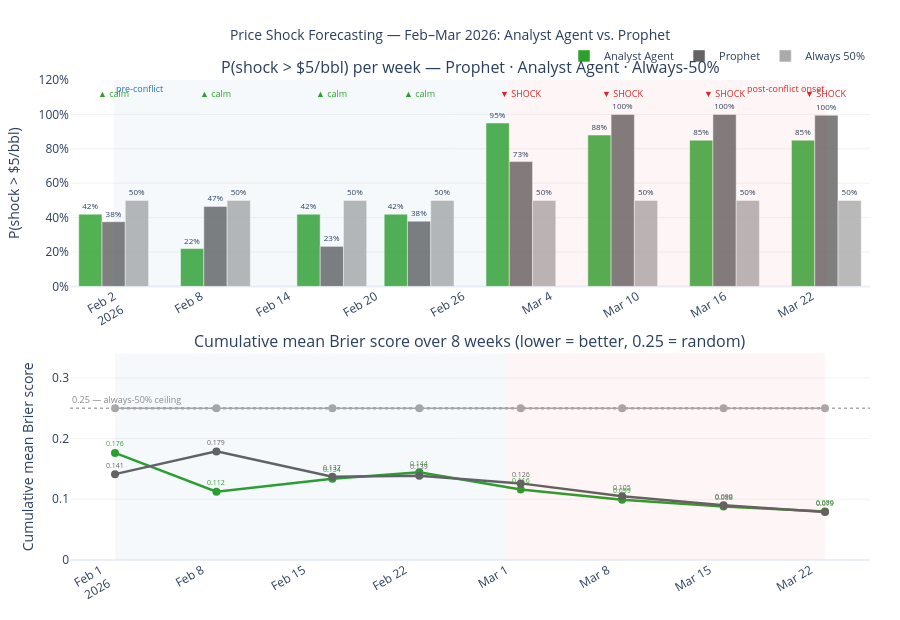

Here is the notebook cell this chart was saved with:
### Code cell
# ── Act 6 summary: per-week P(shock) estimates + cumulative Brier score ───────
#
# Top panel  — grouped bars, one cluster per origin: P(shock) for each method
#              with a small outcome marker (▲ calm / ▼ shock) above each group
# Bottom panel — cumulative mean Brier score over 8 weekly origins
#                annotated with a pre-shock / post-conflict background

METHOD_COLORS = {
    "Prophet":       CLR_PROPHET,
    "Analyst Agent": CLR_LLMP_CTX,
    "Always 50%":    "#aaa",
}
METHOD_DASH = {
    "Prophet":       "solid",
    "Analyst Agent": "solid",
    "Always 50%":    "dot",
}

origins_ordered  = [o.strftime("%Y-%m-%d") for o in SHOCK_ORIGINS]
outcome_by_key   = {
    key: int(binary_df[(binary_df["origin"] == key) & (binary_df["method"] == "Prophet")].iloc[0]["outcome"])
    for key in origins_ordered
}

fig = psp.make_subplots(
    rows=2, cols=1,
    row_heights=[0.50, 0.50],
    vertical_spacing=0.14,
    subplot_titles=[
        "P(WTI closes >+$5/bbl in 5 days) — Prophet · Analyst Agent · Always-50%",
        "Cumulative mean Brier score over 8 weeks (lower = better, 0.25 = random ceiling)",
    ],
)

# ── Row 1: grouped bars — P(shock) per origin per method ─────────────────────
for method in ["Analyst Agent", "Prophet", "Always 50%"]:
    sub = binary_df[binary_df["method"] == method].sort_values("origin_dt")
    fig.add_trace(go.Bar(
        x=sub["origin"],
        y=sub["prob"],
        name=method,
        marker_color=METHOD_COLORS[method],
        marker_opacity=0.82,
        legendgroup=method,
        showlegend=True,
        text=[f"{p:.0%}" for p in sub["prob"]],
        textposition="outside",
        textfont=dict(size=8),
    ), row=1, col=1)

# Outcome annotations above each origin cluster
for key in origins_ordered:
    outcome = outcome_by_key[key]
    icon    = "SHOCK" if outcome else "calm"
    colour  = CLR_CONFLICT if outcome else "#2ca02c"
    fig.add_annotation(
        x=key, y=1.12, text=f"{'▼' if outcome else '▲'} {icon}",
        showarrow=False, font=dict(size=9, color=colour),
        xref="x", yref="y",
    )

fig.update_yaxes(title_text="P(up > +$5/bbl)", range=[0, 1.20],
                 tickformat=".0%", row=1, col=1)
fig.update_xaxes(tickangle=-30, row=1, col=1)

# Pre-shock / post-conflict shading (row 1)
fig.add_vrect(
    x0="2026-02-02", x1="2026-03-01",
    fillcolor="rgba(33,113,181,0.04)", line_width=0,
    annotation_text="pre-conflict", annotation_position="top left",
    annotation_font=dict(size=9, color="#2171b5"),
    row=1, col=1,
)
fig.add_vrect(
    x0="2026-03-01", x1="2026-03-23",
    fillcolor="rgba(214,39,40,0.04)", line_width=0,
    annotation_text="post-conflict onset", annotation_position="top right",
    annotation_font=dict(size=9, color="#d62728"),
    row=1, col=1,
)

# ── Row 2: cumulative mean Brier score over 8 origins ─────────────────────────
for method in ["Analyst Agent", "Prophet", "Always 50%"]:
    sub       = binary_df[binary_df["method"] == method].sort_values("origin_dt")
    cum_brier = sub["brier"].expanding().mean().values
    fig.add_trace(go.Scatter(
        x=sub["origin"].values,
        y=cum_brier,
        name=method,
        mode="lines+markers",
        line=dict(color=METHOD_COLORS[method], dash=METHOD_DASH[method], width=2.5),
        marker=dict(size=8),
        legendgroup=method,
        showlegend=False,
        hovertemplate="%{x}<br>Cumulative Brier: %{y:.3f}<extra>" + method + "</extra>",
    ), row=2, col=1)

# Reference ceiling at 0.25 (always-50% theoretical Brier)
fig.add_hline(
    y=0.25, line=dict(color="#aaa", dash="dot", width=1.5),
    annotation_text="0.25 — always-50% ceiling",
    annotation_position="top left",
    annotation_font=dict(size=9, color="#888"),
    row=2, col=1,
)

# Shading (row 2)
fig.add_vrect(
    x0="2026-02-02", x1="2026-03-01",
    fillcolor="rgba(33,113,181,0.04)", line_width=0,
    row=2, col=1,
)
fig.add_vrect(
    x0="2026-03-01", x1="2026-03-23",
    fillcolor="rgba(214,39,40,0.04)", line_width=0,
    row=2, col=1,
)

fig.update_yaxes(
    title_text="Cumulative mean Brier score", range=[0, 0.34],
    row=2, col=1,
)
fig.update_xaxes(tickangle=-30, row=2, col=1)

# Per-origin Brier dots on the cumulative line (small circle markers)
for method in ["Analyst Agent", "Prophet"]:
    sub       = binary_df[binary_df["method"] == method].sort_values("origin_dt")
    for _, row_data in sub.iterrows():
        # Running mean up to this row
        idx = list(sub["origin"]).index(row_data["origin"])
        running_mean = sub["brier"].iloc[:idx + 1].mean()
        fig.add_annotation(
            x=row_data["origin"],
            y=running_mean,
            text=f"{running_mean:.3f}",
            showarrow=False,
            font=dict(size=7, color=METHOD_COLORS[method]),
            yshift=9,
            xref="x2", yref="y2",
        )

fig.update_layout(
    title=dict(
        text="Upward Price Shock Forecasting — Feb–Mar 2026: Analyst Agent vs. Prophet",
        x=0.5, font=dict(size=14),
    ),
    height=620,
    barmode="group",
    template="plotly_white",
    legend=dict(orientation="h", yanchor="bottom", y=1.02, xanchor="right", x=1, font=dict(size=11)),
    margin=dict(t=80, b=60, l=70, r=30),
)
fig.update_xaxes(showgrid=False)
fig.update_yaxes(showgrid=True, gridcolor="#ececec", gridwidth=0.7)
fig.show()

### Figure 1 — Plotly figure (JSON) as saved in the notebook; plotly's stock layout.template omitted (floating-point values rounded to 4 significant figures)
{"data": [{"legendgroup": "Analyst Agent", "marker": {"color": "#2ca02c", "opacity": 0.82}, "name": "Analyst Agent", "showlegend": true, "text": ["42%", "22%", "42%", "42%", "95%", "88%", "85%", "85%"], "textfont": {"size": 8}, "textposition": "outside", "type": "bar", "x": ["2026-02-02", "2026-02-09", "2026-02-17", "2026-02-23", "2026-03-02", "2026-03-09", "2026-03-16", "2026-03-23"], "xaxis": "x", "y": [0.42, 0.22, 0.42, 0.42, 0.95, 0.88, 0.85, 0.85], "yaxis": "y"}, {"legendgroup": "Prophet", "marker": {"color": "#636363", "opacity": 0.82}, "name": "Prophet", "showlegend": true, "text": ["38%", "47%", "23%", "38%", "73%", "100%", "100%", "100%"], "textfont": {"size": 8}, "textposition": "outside", "type": "bar", "x": ["2026-02-02", "2026-02-09", "2026-02-17", "2026-02-23", "2026-03-02", "2026-03-09", "2026-03-16", "2026-03-23"], "xaxis": "x", "y": [0.3761, 0.4651, 0.2326, 0.3793, 0.7256, 1.0, 1.0, 0.9955], "yaxis": "y"}, {"legendgroup": "Always 50%", "marker": {"color": "#aaa", "opacity": 0.82}, "name": "Always 50%", "showlegend": true, "text": ["50%", "50%", "50%", "50%", "50%", "50%", "50%", "50%"], "textfont": {"size": 8}, "textposition": "outside", "type": "bar", "x": ["2026-02-02", "2026-02-09", "2026-02-17", "2026-02-23", "2026-03-02", "2026-03-09", "2026-03-16", "2026-03-23"], "xaxis": "x", "y": [0.5, 0.5, 0.5, 0.5, 0.5, 0.5, 0.5, 0.5], "yaxis": "y"}, {"hovertemplate": "%{x}<br>Cumulative Brier: %{y:.3f}<extra>Analyst Agent</extra>", "legendgroup": "Analyst Agent", "line": {"color": "#2ca02c", "dash": "solid", "width": 2.5}, "marker": {"size": 8}, "mode": "lines+markers", "name": "Analyst Agent", "showlegend": false, "type": "scatter", "x": ["2026-02-02", "2026-02-09", "2026-02-17", "2026-02-23", "2026-03-02", "2026-03-09", "2026-03-16", "2026-03-23"], "xaxis": "x2", "y": [0.1764, 0.1124, 0.1337, 0.1444, 0.116, 0.09908, 0.08814, 0.07994], "yaxis": "y2"}, {"hovertemplate": "%{x}<br>Cumulative Brier: %{y:.3f}<extra>Prophet</extra>", "legendgroup": "Prophet", "line": {"color": "#636363", "dash": "solid", "width": 2.5}, "marker": {"size": 8}, "mode": "lines+markers", "name": "Prophet", "showlegend": false, "type": "scatter", "x": ["2026-02-02", "2026-02-09", "2026-02-17", "2026-02-23", "2026-03-02", "2026-03-09", "2026-03-16", "2026-03-23"], "xaxis": "x2", "y": [0.1414, 0.1789, 0.1373, 0.1389, 0.1262, 0.1052, 0.09015, 0.07889], "yaxis": "y2"}, {"hovertemplate": "%{x}<br>Cumulative Brier: %{y:.3f}<extra>Always 50%</extra>", "legendgroup": "Always 50%", "line": {"color": "#aaa", "dash": "dot", "width": 2.5}, "marker": {"size": 8}, "mode": "lines+markers", "name": "Always 50%", "showlegend": false, "type": "scatter", "x": ["2026-02-02", "2026-02-09", "2026-02-17", "2026-02-23", "2026-03-02", "2026-03-09", "2026-03-16", "2026-03-23"], "xaxis": "x2", "y": [0.25, 0.25, 0.25, 0.25, 0.25, 0.25, 0.25, 0.25], "yaxis": "y2"}], "layout": {"annotations": [{"font": {"size": 16}, "showarrow": false, "text": "P(shock > $5/bbl) per week — Prophet · Analyst Agent · Always-50%", "x": 0.5, "xanchor": "center", "xref": "paper", "y": 1, "yanchor": "bottom", "yref": "paper"}, {"font": {"size": 16}, "showarrow": false, "text": "Cumulative mean Brier score over 8 weeks (lower = better, 0.25 = random)", "x": 0.5, "xanchor": "center", "xref": "paper", "y": 0.43, "yanchor": "bottom", "yref": "paper"}, {"font": {"color": "#2ca02c", "size": 9}, "showarrow": false, "text": "▲ calm", "x": "2026-02-02", "xref": "x", "y": 1.12, "yref": "y"}, {"font": {"color": "#2ca02c", "size": 9}, "showarrow": false, "text": "▲ calm", "x": "2026-02-09", "xref": "x", "y": 1.12, "yref": "y"}, {"font": {"color": "#2ca02c", "size": 9}, "showarrow": false, "text": "▲ calm", "x": "2026-02-17", "xref": "x", "y": 1.12, "yref": "y"}, {"font": {"color": "#2ca02c", "size": 9}, "showarrow": false, "text": "▲ calm", "x": "2026-02-23", "xref": "x", "y": 1.12, "yref": "y"}, {"font": {"color": "#d62728", "size": 9}, "showarrow": false, "text": "▼ SHOCK", "x": "2026-03-02", "xref": "x", "y": 1.12, "yref": "y"}, {"font": {"color": "#d62728", "size": 9}, "showarrow": false, "text": "▼ SHOCK", "x": "2026-03-09", "xref": "x", "y": 1.12, "yref": "y"}, {"font": {"color": "#d62728", "size": 9}, "showarrow": false, "text": "▼ SHOCK", "x": "2026-03-16", "xref": "x", "y": 1.12, "yref": "y"}, {"font": {"color": "#d62728", "size": 9}, "showarrow": false, "text": "▼ SHOCK", "x": "2026-03-23", "xref": "x", "y": 1.12, "yref": "y"}, {"font": {"color": "#2171b5", "size": 9}, "showarrow": false, "text": "pre-conflict", "x": "2026-02-02", "xanchor": "left", "xref": "x", "y": 1, "yanchor": "top", "yref": "y domain"}, {"font": {"color": "#d62728", "size": 9}, "showarrow": false, "text": "post-conflict onset", "x": "2026-03-23", "xanchor": "right", "xref": "x", "y": 1, "yanchor": "top", "yref": "y domain"}, {"font": {"color": "#888", "size": 9}, "showarrow": false, "text": "0.25 — always-50% ceiling", "x": 0, "xanchor": "left", "xref": "x2 domain", "y": 0.25, "yanchor": "bottom", "yref": "y2"}, {"font": {"color": "#2ca02c", "size": 7}, "showarrow": false, "text": "0.176", "x": "2026-02-02", "xref": "x2", "y": 0.1764, "yref": "y2", "yshift": 9}, {"font": {"color": "#2ca02c", "size": 7}, "showarrow": false, "text": "0.112", "x": "2026-02-09", "xref": "x2", "y": 0.1124, "yref": "y2", "yshift": 9}, {"font": {"color": "#2ca02c", "size": 7}, "showarrow": false, "text": "0.134", "x": "2026-02-17", "xref": "x2", "y": 0.1337, "yref": "y2", "yshift": 9}, {"font": {"color": "#2ca02c", "size": 7}, "showarrow": false, "text": "0.144", "x": "2026-02-23", "xref": "x2", "y": 0.1444, "yref": "y2", "yshift": 9}, {"font": {"color": "#2ca02c", "size": 7}, "showarrow": false, "text": "0.116", "x": "2026-03-02", "xref": "x2", "y": 0.116, "yref": "y2", "yshift": 9}, {"font": {"color": "#2ca02c", "size": 7}, "showarrow": false, "text": "0.099", "x": "2026-03-09", "xref": "x2", "y": 0.09908, "yref": "y2", "yshift": 9}, {"font": {"color": "#2ca02c", "size": 7}, "showarrow": false, "text": "0.088", "x": "2026-03-16", "xref": "x2", "y": 0.08814, "yref": "y2", "yshift": 9}, {"font": {"color": "#2ca02c", "size": 7}, "showarrow": false, "text": "0.080", "x": "2026-03-23", "xref": "x2", "y": 0.07994, "yref": "y2", "yshift": 9}, {"font": {"color": "#636363", "size": 7}, "showarrow": false, "text": "0.141", "x": "2026-02-02", "xref": "x2", "y": 0.1414, "yref": "y2", "yshift": 9}, {"font": {"color": "#636363", "size": 7}, "showarrow": false, "text": "0.179", "x": "2026-02-09", "xref": "x2", "y": 0.1789, "yref": "y2", "yshift": 9}, {"font": {"color": "#636363", "size": 7}, "showarrow": false, "text": "0.137", "x": "2026-02-17", "xref": "x2", "y": 0.1373, "yref": "y2", "yshift": 9}, {"font": {"color": "#636363", "size": 7}, "showarrow": false, "text": "0.139", "x": "2026-02-23", "xref": "x2", "y": 0.1389, "yref": "y2", "yshift": 9}, {"font": {"color": "#636363", "size": 7}, "showarrow": false, "text": "0.126", "x": "2026-03-02", "xref": "x2", "y": 0.1262, "yref": "y2", "yshift": 9}, {"font": {"color": "#636363", "size": 7}, "showarrow": false, "text": "0.105", "x": "2026-03-09", "xref": "x2", "y": 0.1052, "yref": "y2", "yshift": 9}, {"font": {"color": "#636363", "size": 7}, "showarrow": false, "text": "0.090", "x": "2026-03-16", "xref": "x2", "y": 0.09015, "yref": "y2", "yshift": 9}, {"font": {"color": "#636363", "size": 7}, "showarrow": false, "text": "0.079", "x": "2026-03-23", "xref": "x2", "y": 0.07889, "yref": "y2", "yshift": 9}], "barmode": "group", "height": 620, "legend": {"font": {"size": 11}, "orientation": "h", "x": 1, "xanchor": "right", "y": 1.02, "yanchor": "bottom"}, "margin": {"b": 60, "l": 70, "r": 30, "t": 80}, "shapes": [{"fillcolor": "rgba(33,113,181,0.04)", "line": {"width": 0}, "type": "rect", "x0": "2026-02-02", "x1": "2026-03-01", "xref": "x", "y0": 0, "y1": 1, "yref": "y domain"}, {"fillcolor": "rgba(214,39,40,0.04)", "line": {"width": 0}, "type": "rect", "x0": "2026-03-01", "x1": "2026-03-23", "xref": "x", "y0": 0, "y1": 1, "yref": "y domain"}, {"line": {"color": "#aaa", "dash": "dot", "width": 1.5}, "type": "line", "x0": 0, "x1": 1, "xref": "x2 domain", "y0": 0.25, "y1": 0.25, "yref": "y2"}, {"fillcolor": "rgba(33,113,181,0.04)", "line": {"width": 0}, "type": "rect", "x0": "2026-02-02", "x1": "2026-03-01", "xref": "x2", "y0": 0, "y1": 1, "yref": "y2 domain"}, {"fillcolor": "rgba(214,39,40,0.04)", "line": {"width": 0}, "type": "rect", "x0": "2026-03-01", "x1": "2026-03-23", "xref": "x2", "y0": 0, "y1": 1, "yref": "y2 domain"}], "title": {"font": {"size": 14}, "text": "Price Shock Forecasting — Feb–Mar 2026: Analyst Agent vs. Prophet", "x": 0.5}, "xaxis": {"anchor": "y", "domain": [0, 1], "showgrid": false, "tickangle": -30}, "xaxis2": {"anchor": "y2", "domain": [0, 1], "showgrid": false, "tickangle": -30}, "yaxis": {"anchor": "x", "domain": [0.57, 1], "gridcolor": "#ececec", "gridwidth": 0.7, "range": [0, 1.2], "showgrid": true, "tickformat": ".0%", "title": {"text": "P(shock > $5/bbl)"}}, "yaxis2": {"anchor": "x2", "domain": [0, 0.43], "gridcolor": "#ececec", "gridwidth": 0.7, "range": [0, 0.34], "showgrid": true, "title": {"text": "Cumulative mean Brier score"}}}}
